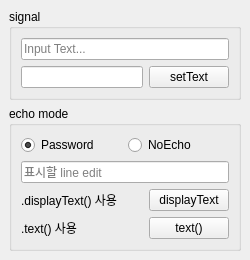
<?xml version="1.0" encoding="UTF-8"?>
<ui version="4.0">
 <class>MainWindow</class>
 <widget class="QMainWindow" name="MainWindow">
  <property name="geometry">
   <rect>
    <x>0</x>
    <y>0</y>
    <width>250</width>
    <height>250</height>
   </rect>
  </property>
  <property name="windowTitle">
   <string>MainWindow</string>
  </property>
  <widget class="QWidget" name="centralwidget">
   <layout class="QVBoxLayout" name="verticalLayout_5">
    <item>
     <widget class="QGroupBox" name="groupBox">
      <property name="title">
       <string>signal</string>
      </property>
      <layout class="QVBoxLayout" name="verticalLayout_3">
       <item>
        <widget class="QLineEdit" name="linIn">
         <property name="placeholderText">
          <string>Input Text...</string>
         </property>
        </widget>
       </item>
       <item>
        <layout class="QHBoxLayout" name="horizontalLayout">
         <item>
          <widget class="QLineEdit" name="linSet"/>
         </item>
         <item>
          <widget class="QPushButton" name="btnSet">
           <property name="text">
            <string>setText</string>
           </property>
          </widget>
         </item>
        </layout>
       </item>
      </layout>
     </widget>
    </item>
    <item>
     <widget class="QGroupBox" name="groupBox_2">
      <property name="title">
       <string>echo mode</string>
      </property>
      <layout class="QVBoxLayout" name="verticalLayout_4">
       <item>
        <layout class="QHBoxLayout" name="horizontalLayout_4">
         <item>
          <widget class="QRadioButton" name="radioPass">
           <property name="text">
            <string>Password</string>
           </property>
           <property name="checked">
            <bool>true</bool>
           </property>
           <attribute name="buttonGroup">
            <string notr="true">radioEcho</string>
           </attribute>
          </widget>
         </item>
         <item>
          <widget class="QRadioButton" name="radioNoecho">
           <property name="text">
            <string>NoEcho</string>
           </property>
           <attribute name="buttonGroup">
            <string notr="true">radioEcho</string>
           </attribute>
          </widget>
         </item>
        </layout>
       </item>
       <item>
        <widget class="QLineEdit" name="lineEdit">
         <property name="echoMode">
          <enum>QLineEdit::Password</enum>
         </property>
         <property name="placeholderText">
          <string>표시할 line edit</string>
         </property>
        </widget>
       </item>
       <item>
        <layout class="QHBoxLayout" name="horizontalLayout_2">
         <item>
          <widget class="QLabel" name="lblMsg1">
           <property name="text">
            <string>.displayText() 사용</string>
           </property>
          </widget>
         </item>
         <item>
          <widget class="QPushButton" name="btnDisp">
           <property name="sizePolicy">
            <sizepolicy hsizetype="Maximum" vsizetype="Fixed">
             <horstretch>0</horstretch>
             <verstretch>0</verstretch>
            </sizepolicy>
           </property>
           <property name="text">
            <string>displayText</string>
           </property>
          </widget>
         </item>
        </layout>
       </item>
       <item>
        <layout class="QHBoxLayout" name="horizontalLayout_3">
         <item>
          <widget class="QLabel" name="lblMsg2">
           <property name="text">
            <string>.text() 사용</string>
           </property>
          </widget>
         </item>
         <item>
          <widget class="QPushButton" name="btnText">
           <property name="sizePolicy">
            <sizepolicy hsizetype="Maximum" vsizetype="Fixed">
             <horstretch>0</horstretch>
             <verstretch>0</verstretch>
            </sizepolicy>
           </property>
           <property name="text">
            <string>text()</string>
           </property>
          </widget>
         </item>
        </layout>
       </item>
      </layout>
     </widget>
    </item>
   </layout>
  </widget>
 </widget>
 <resources/>
 <connections/>
 <buttongroups>
  <buttongroup name="radioEcho"/>
 </buttongroups>
</ui>
